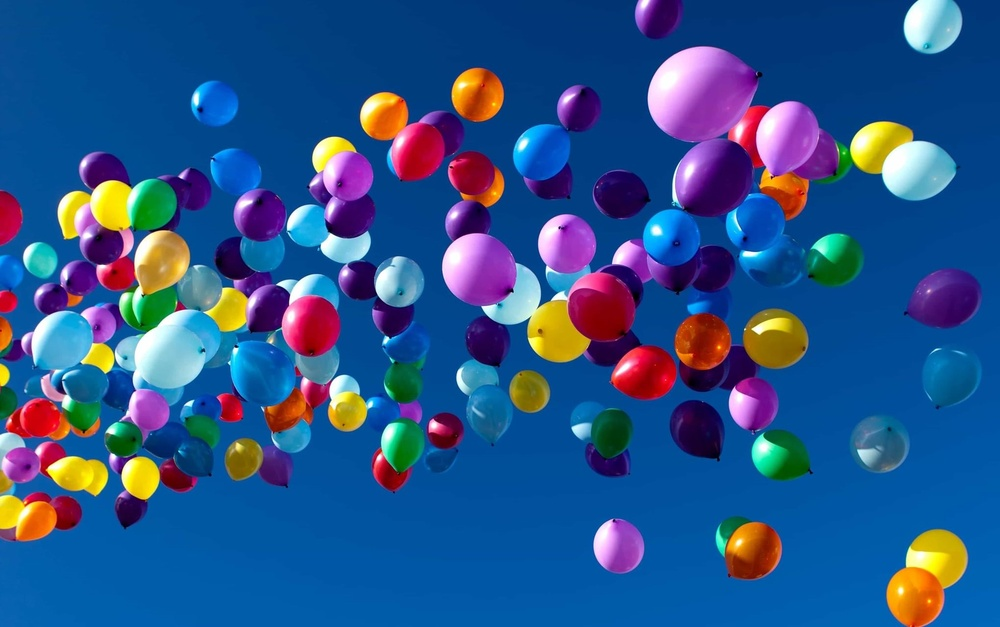
#> input picture baloons.jpg, 1000 x 627 px, shrunk from 2040 x 1280 before the run
$ python 'пикселизация с сеткой.py'
#> lines starting #> are read from the running program, lines starting #| are printed output that depends on the picture
from PIL import Image
import numpy as np

# read an image
img = Image.open('baloons.jpg')
#> img is the input picture: PIL image 1000x627 RGB; mean R, G, B 43.3, 84.6, 138.4

cell_size = 10
grid_size = cell_size//10

cells_in_width = img.width // cell_size
#> cells_in_width = 100
cells_in_height = img.height // cell_size
#> cells_in_height = 62

cropped_width = img.width - img.width % cell_size
#> cropped_width = 1000
cropped_height = img.height - img.height % cell_size
#> cropped_height = 620

img = img.crop((img.width % cell_size // 2, img.height % cell_size // 2, img.width % cell_size // 2 + cropped_width, img.height % cell_size // 2 + cropped_height))
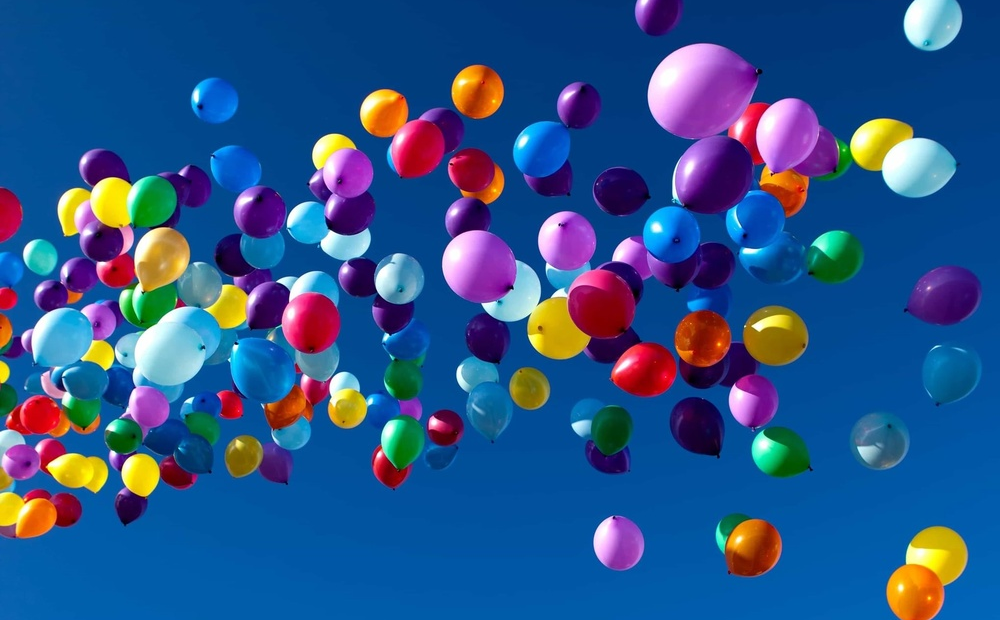
#> img: PIL image 1000x620 RGB; mean R, G, B 43.7, 84.6, 138.3

imageToMatrice = np.array(img)
imageToMatrice.setflags(write=1)

griddedImage = np.zeros((cropped_height + (cells_in_height-1)*grid_size, cropped_width + (cells_in_width-1)*grid_size, 3))

print(imageToMatrice.shape)
#| (620, 1000, 3)
print(griddedImage.shape)
#| (681, 1099, 3)

for i in range(0, imageToMatrice.shape[0], cell_size):
    for j in range(0, imageToMatrice.shape[1], cell_size):
        cur_block = np.zeros(3)
        for k in range(0, cell_size):
            for l in range(0, cell_size):
                cur_block = cur_block + imageToMatrice[i+k, j+l]
        cur_block = cur_block // cell_size**2
        griddedImage[i+(i//cell_size)*grid_size:i+(i//cell_size)*grid_size+cell_size, j+(j//cell_size)*grid_size:j+(j//cell_size)*grid_size+cell_size] = cur_block
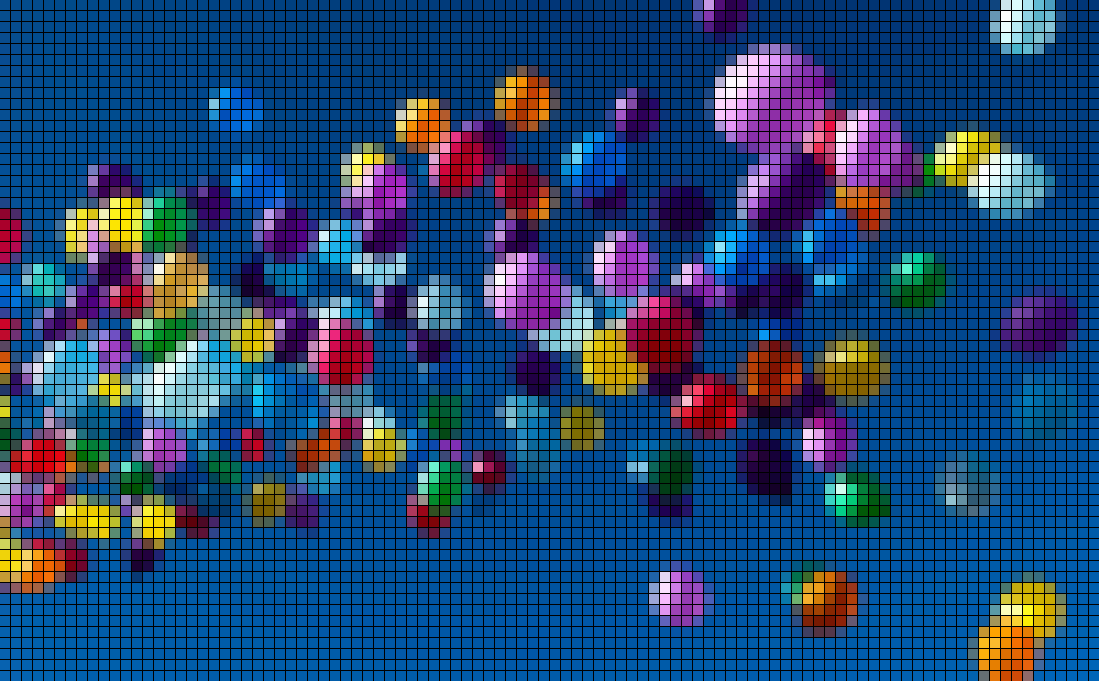
#> griddedImage: shape (681, 1099, 3) float64; mean R, G, B 35.8, 69.7, 114.2

img2 = Image.fromarray(griddedImage.astype(np.uint8))
img2.save('crossed_pixel_baloons.png')

$ run again, with cats.jpg copied over baloons.jpg
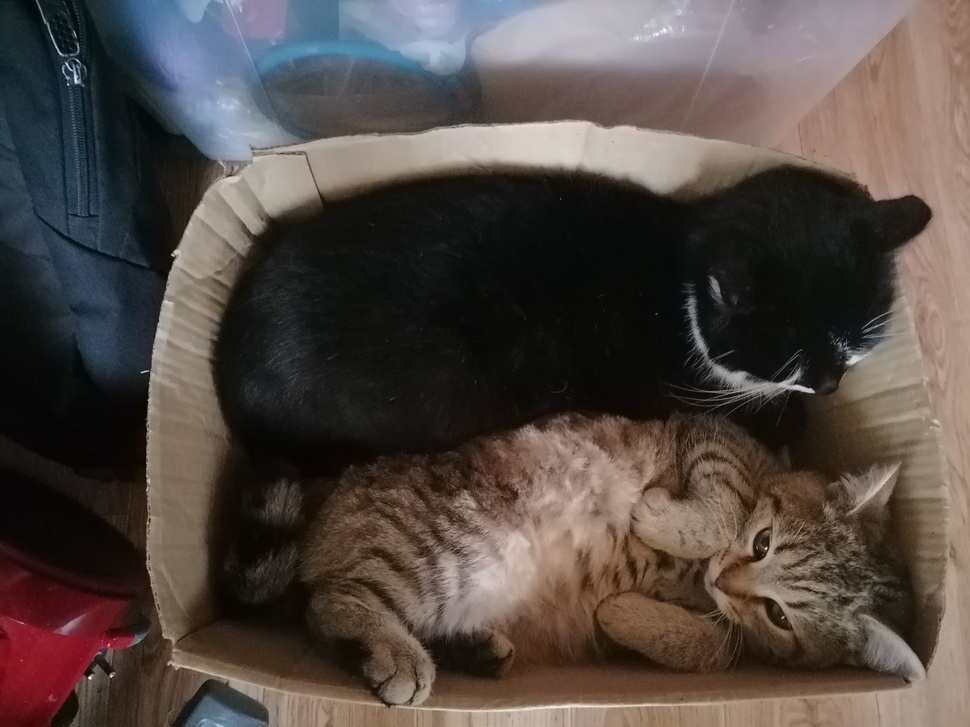
#> input picture cats.jpg, 970 x 727 px, shrunk from 1280 x 960 before the run
#> img is the input picture: PIL image 970x727 RGB; mean R, G, B 82.6, 72.7, 68
#> `img = img.crop((img.width % cell_size // 2, img.height % cell_size // ..`:
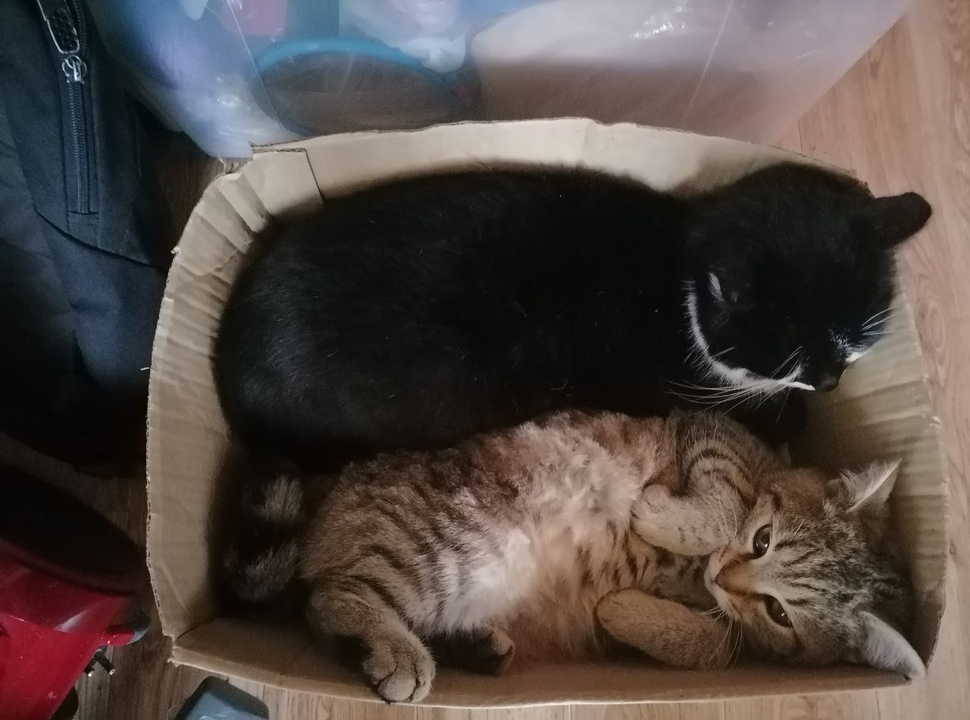
#> img: PIL image 970x720 RGB; mean R, G, B 82.1, 72.2, 67.4
#| (720, 970, 3)
#| (791, 1066, 3)
#> after the loop `for i in range(0, imageToMatrice.shape[0], cell_size):`:
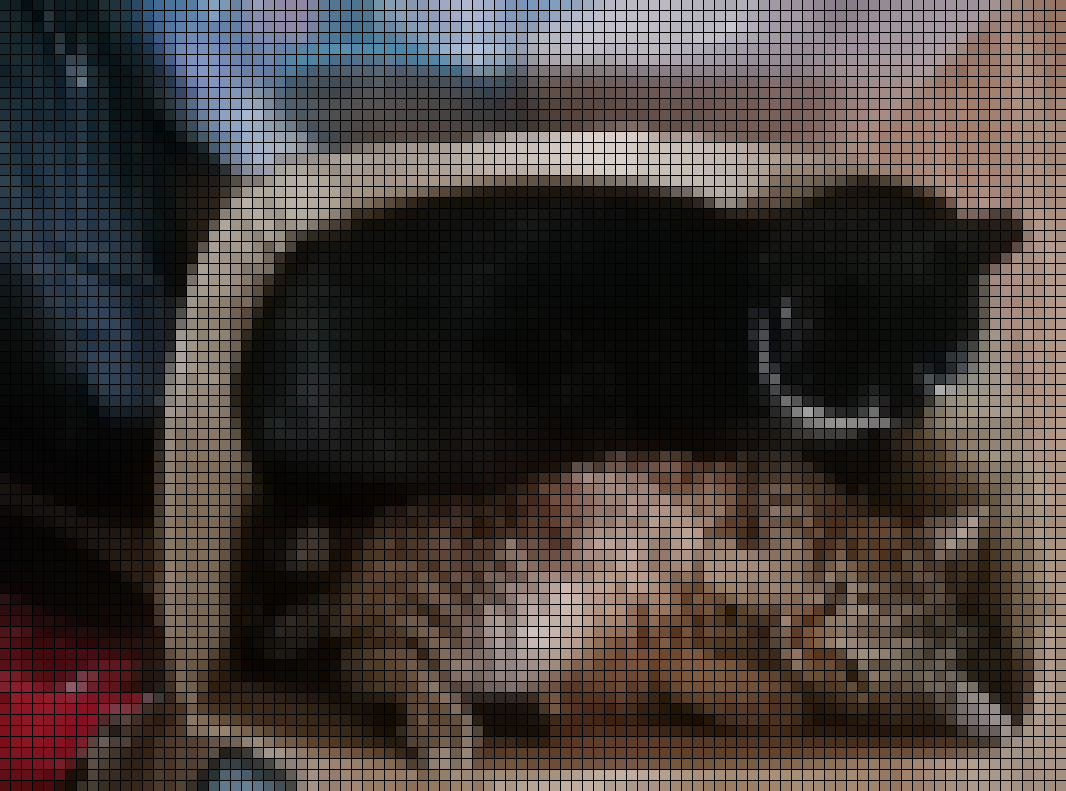
#> griddedImage: shape (791, 1066, 3) float64; mean R, G, B 67.6, 59.4, 55.4
